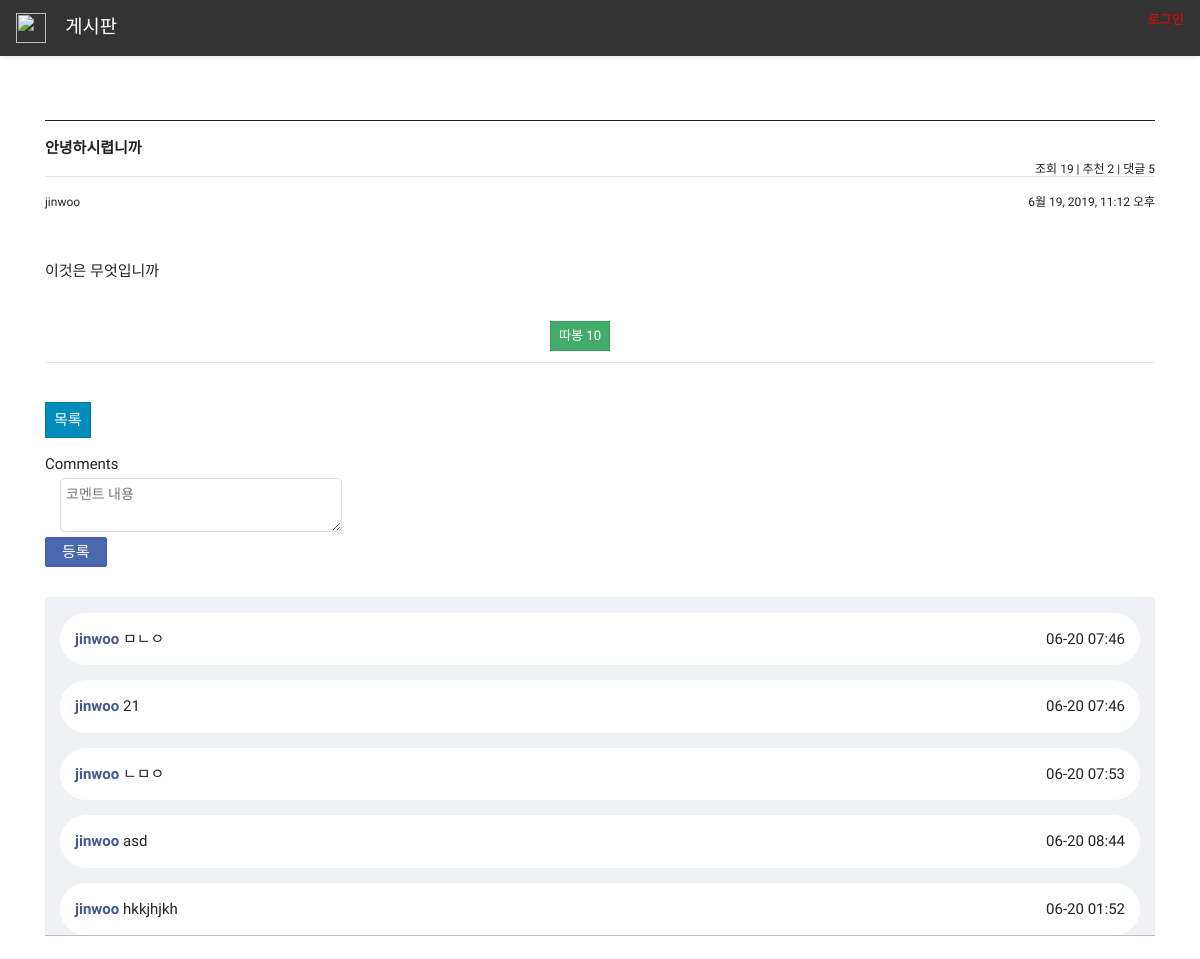
The app's page /detail/8 with its own data.
### board/models.py (models this page shows, shortened)
class Board(models.Model):
    title = models.CharField(max_length=64,verbose_name='title',default='')
    contents = RichTextField(max_length=128, verbose_name='content', default='')
    writer = models.ForeignKey(User,on_delete=models.CASCADE,verbose_name="user",default='')
    registered_dttm = models.DateTimeField(auto_now_add=True,verbose_name='시간')
    class Meta:
        db_table = "board"
        verbose_name = "게시글"
        verbose_name_plural="게시글"

class Comment(models.Model):
    board = models.ForeignKey(Board,on_delete=models.CASCADE,related_name='comment')
    author = models.ForeignKey(User,on_delete=models.CASCADE,verbose_name='comment_user')
    text = models.TextField(max_length=300)
    created = models.DateTimeField(auto_now_add=True)
    class Meta:
        verbose_name = "댓글"
        verbose_name_plural="댓글들"

### board/views.py (the view, shortened to what this page needs)
# urls.py: path('detail/<int:pk>', board_detail,name='detail'),
def board_detail(request,pk):
    board = Board.objects.get(pk=pk)
    return render(request,'board_detail.html',{'board':board})

### board/templates/board_detail.html (shortened to what this page needs)
{% extends "base.html" %}
{% block contents %}
<div class="row mt-5">
    <div class="col-12">
        <div class="form-group">
            <hr size="10px" color="#2b242f">
            <div>
            <div style="float;"><strong>{{board.title}}</strong></div>
                <div style="float: right; font-size: 12px;">조회 19 | 추천 2 | 댓글 {{ board.comment.count }}</div>
                </div>
            <div>
                <hr>
                <div style="float: left; font-size: 12px;">{{ board.writer }} </div>
                <div style="float: right; font-size: 12px;">{{board.registered_dttm}}</div>
            </div>
            <br><br><br>
            {{board.contents | safe}}
        </div>
        <br>
        <div style="margin: auto;width:100px;border: 1px;height: 25px">
            <button class="btn-success btn-sm">따봉  10</button>
        </div>
        <hr>
        <br>
        <a href="{% url 'list' %}"><button class="btn btn-primary">목록</button></a>
    </div>
<div class="form-wrapper">
    <span>Comments</span>
    <form action="" method="POST">
        <textarea class="comment__date" name="text"  placeholder="코멘트 내용"></textarea>
        <button type="submit">등록</button>
    </form>
</div>
</div>
    <div class="comment_list">
    {% for commen in board.comment.all %}
        {% if commen.author == user %}
                <div class="comment" style=""><span class="name">{{ commen.author }}</span>&nbsp;{{ commen.text }} <div style="float: right">{{ commen.created |date:'m-d h:i' }} <a href="{% url 'comment_delete' pk=commen.id %}">삭제</a></div></div>
        {% else %}
                <div class="comment" style=""><span class="name">{{ commen.author }}</span>&nbsp;{{ commen.text }} <div style="float: right">{{ commen.created |date:'m-d h:i'}}</div></div>
        {% endif %}
    {% endfor %}
</div>
    <br>
{% endblock %}

### board/templates/base.html (style rules this page uses)
body { font-family: 'Nanum Gothic', sans-serif; }

### board/templates/board_detail.html (style rules this page uses)
.comment_list { background-color: #f0f1f4; border-bottom: 1px solid #bcbdc3; padding-top: 0.1px; }
.comment { background-color: #fff; border-radius: 30px; margin: 15px; padding: 15px; margin-bottom: 0; }
.comment__date { margin: 0 15px; padding: 8px 15px; padding-bottom: 0px; font-size: 13px; }
.name { font-weight: bold; color: #445994; }
.form-wrapper { padding: 15px; }
.form-wrapper input, .form-wrapper textarea { border: 1px solid #ddd; width: 100%; padding: 5px; font-size: 14px; box-sizing: border-box; border-radius: 5px; margin-top: 2px; margin-bottom: 5px; }
button { border: 1px solid #405ea3; background-color: #4967ad; color: #fff; font-weight: 500; font-size: 15px; padding: 3px 16px; border-radius: 2px; }

### records on screen
Board: title "안녕하시렵니까", comment.count "5", writer "jinwoo", registered_dttm "6월 19, 2019, 11:12 오후", contents "이것은 무엇입니까"
Comment: author "jinwoo", text "ㅁㄴㅇ", created "06-20 07:46"
Comment: author "jinwoo", text "21", created "06-20 07:46"
Comment: author "jinwoo", text "ㄴㅁㅇ", created "06-20 07:53"
Comment: author "jinwoo", text "asd", created "06-20 08:44"
Comment: author "jinwoo", text "hkkjhjkh", created "06-20 01:52"
